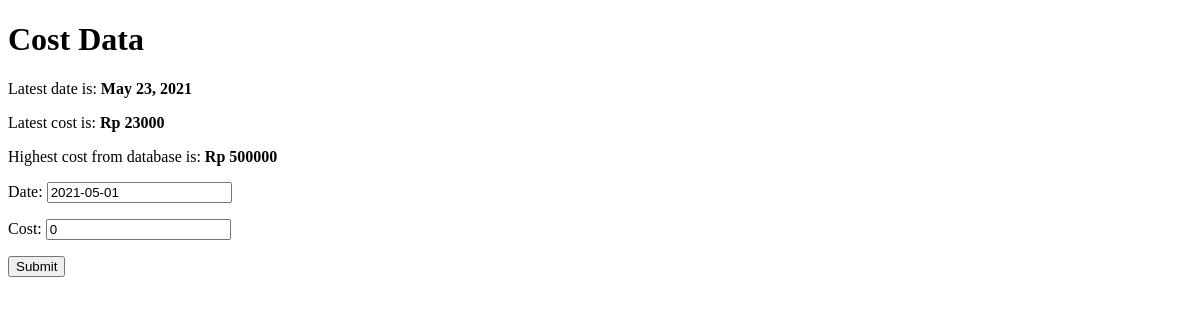
Before: / with the older database file.
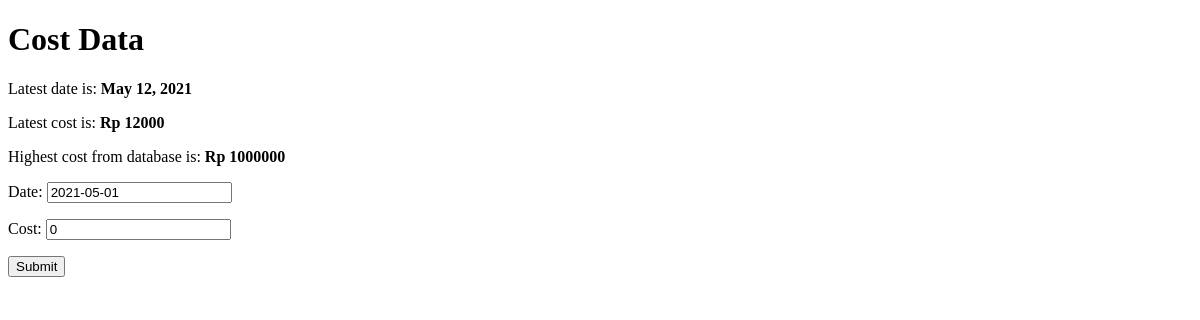
After: the same page with the newer database file.
### jobs/models.py (models this page shows)
class Cost(models.Model):
    costModel = models.DecimalField(max_digits=8, decimal_places=0)
    dateModel = models.DateField()

### jobs/views.py (the view)
# urls.py: path('', jobs_views.costView, name='cost'),
def costView(request):
    costResult = Cost.objects.all().last()
    biggestCost = Cost.objects.all().order_by('-costModel').first()
    if request.method == 'POST':
        form = CostForm(request.POST)
        if form.is_valid():
            setDate = request.POST.get('dateValue')
            setCost = request.POST.get('costValue')
            newData = Cost(dateModel=setDate, costModel=setCost)
            newData.save()
            return redirect(reverse('cost'))
    else:
        form = CostForm()
    return render(request, 'jobs/cost.html', {'form':form, 'lastData':costResult,
                                            'biggest':biggestCost})

### jobs/forms.py
class CostForm(forms.Form):
    costValue = forms.DecimalField()
    dateValue = forms.DateField()

### jobs/templates/jobs/cost.html (shortened to what this page needs)
<!DOCTYPE html>
<html lang="en" dir="ltr">
  <head>
  </head>
  <body>
    <h1>Cost Data</h1>
    <p>Latest date is: <strong>{{ lastData.dateModel }}</strong></p>
    <p>Latest cost is: <strong>Rp {{ lastData.costModel }}</strong></p>
    <p>Highest cost from database is: <strong>Rp {{ biggest.costModel }}</strong></p>
    <form class="" action="{% url 'cost' %}" method="post">
      <p>
        <label>Date:</label>
        <input type="text" name="dateValue" value="{% now "Y-m-d" %}"/>
      </p>
      <p>
        <label>Cost:</label>
        <input type="text" name="costValue" value="0"/>
      </p>
      <input type="submit" value="Submit"/>
    </form>
  </body>
</html>

Changed rows visible on the page:
removed Cost: dateModel "May 23, 2021", costModel "23000"
removed Cost: costModel "500000"
added Cost: dateModel "May 12, 2021", costModel "12000"
added Cost: costModel "1000000"
